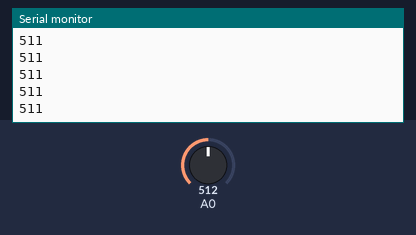
A sketch run on a simulated Arduino Uno, built with avr-gcc and run on an emulated ATmega328P. On the bench: the last lines printed to the serial monitor. The inputs (shaded band) are chosen by the test bench; at power-on: A0 = 512.

Above: at 1.2 s.
1.3 s: A0 set to 716
At 1.31 s:
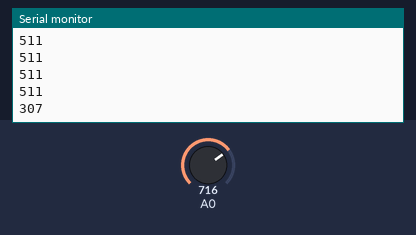
2.8 s: A0 set to 900
At 2.81 s:
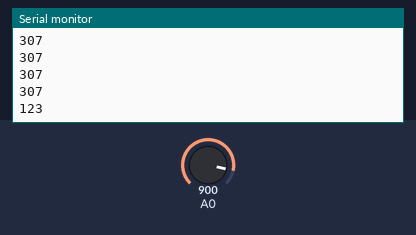
Timing chart, 0 to 5.8 s (numbered marks = the images above; inputs shaded):
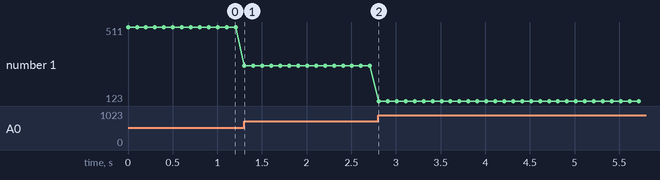

Measured:
- after the input at 1.3 s, the serial monitor: prints a new line at once (image 1)
- after the input at 2.8 s, the serial monitor: prints a new line at once (image 2)
- plotted number 1: 511 → 307 after the input at 1.3 s, 307 → 123 after the input at 2.8 s

The sketch:

Light.ino
```cpp
int light;

void setup() {
  // put your setup code here, to run once:
  Serial.begin(9600);
}

void loop() {
  // put your main code here, to run repeatedly:
  light = 1023-analogRead(A0);
  Serial.println(light);
  delay(100);
}
```
